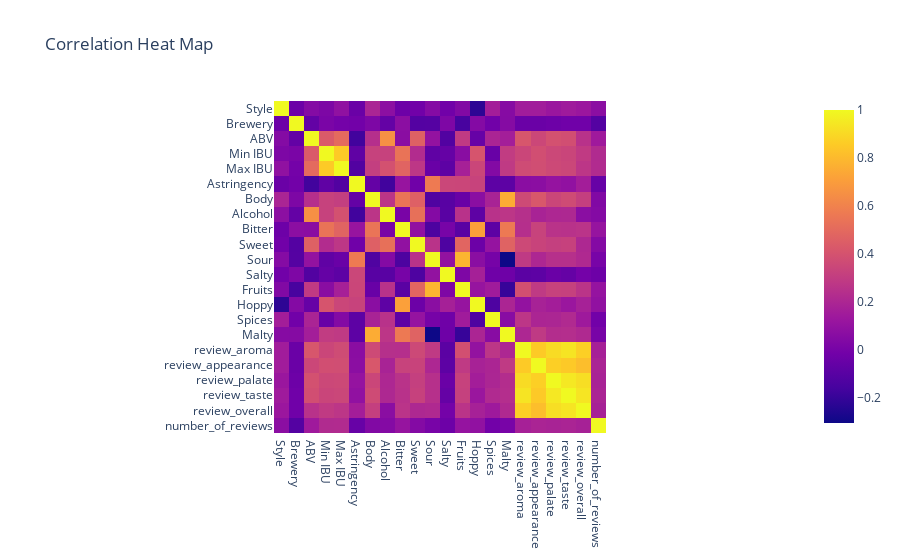

The notebook cell this image was saved under:
### Code cell
columns = df.columns
columns_to_keep = [col for col in columns if col not in ["Name", "Beer Name (Full)","Description"]]
dfcorr = df[columns_to_keep]

corr = dfcorr.corr()

# Use the seaborn library to create a heat map of the correlations
fig = px.imshow(corr, title="Correlation Heat Map")
fig.show()

### Figure 1 — Plotly figure (JSON) as saved in the notebook; plotly's stock layout.template omitted (floating-point values rounded to 4 significant figures; data arrays with more than 128 entries replaced by an {"elided": "..."} marker saying what was removed)
{"data": [{"coloraxis": "coloraxis", "hovertemplate": "x: %{x}<br>y: %{y}<br>color: %{z}<extra></extra>", "name": "0", "type": "heatmap", "x": ["Style", "Brewery", "ABV", "Min IBU", "Max IBU", "Astringency", "Body", "Alcohol", "Bitter", "Sweet", "Sour", "Salty", "Fruits", "Hoppy", "Spices", "Malty", "review_aroma", "review_appearance", "review_palate", "review_taste", "review_overall", "number_of_reviews"], "xaxis": "x", "y": ["Style", "Brewery", "ABV", "Min IBU", "Max IBU", "Astringency", "Body", "Alcohol", "Bitter", "Sweet", "Sour", "Salty", "Fruits", "Hoppy", "Spices", "Malty", "review_aroma", "review_appearance", "review_palate", "review_taste", "review_overall", "number_of_reviews"], "yaxis": "y", "z": {"elided": "22x22 float values"}}], "layout": {"coloraxis": {"colorscale": [[0, "#0d0887"], [0.1111, "#46039f"], [0.2222, "#7201a8"], [0.3333, "#9c179e"], [0.4444, "#bd3786"], [0.5556, "#d8576b"], [0.6667, "#ed7953"], [0.7778, "#fb9f3a"], [0.8889, "#fdca26"], [1, "#f0f921"]]}, "title": {"text": "Correlation Heat Map"}, "xaxis": {"anchor": "y", "constrain": "domain", "domain": [0, 1], "scaleanchor": "y"}, "yaxis": {"anchor": "x", "autorange": "reversed", "constrain": "domain", "domain": [0, 1]}}}
